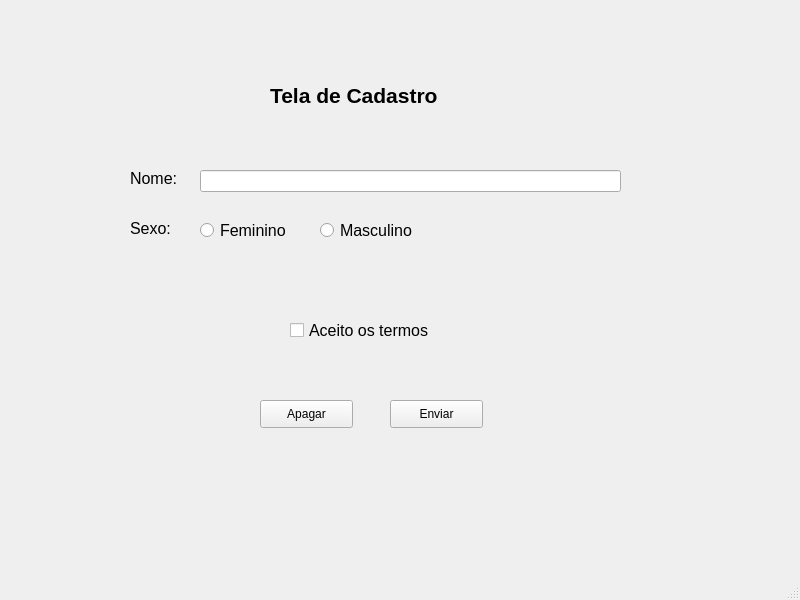
<?xml version="1.0" encoding="UTF-8"?>
<ui version="4.0">
 <class>MainWindow</class>
 <widget class="QMainWindow" name="MainWindow">
  <property name="geometry">
   <rect>
    <x>0</x>
    <y>0</y>
    <width>800</width>
    <height>600</height>
   </rect>
  </property>
  <property name="windowTitle">
   <string>MainWindow</string>
  </property>
  <widget class="QWidget" name="centralwidget">
   <widget class="QLabel" name="label">
    <property name="geometry">
     <rect>
      <x>270</x>
      <y>80</y>
      <width>231</width>
      <height>31</height>
     </rect>
    </property>
    <property name="font">
     <font>
      <pointsize>16</pointsize>
      <weight>75</weight>
      <bold>true</bold>
     </font>
    </property>
    <property name="text">
     <string>Tela de Cadastro</string>
    </property>
   </widget>
   <widget class="QLabel" name="label_2">
    <property name="geometry">
     <rect>
      <x>130</x>
      <y>170</y>
      <width>61</width>
      <height>16</height>
     </rect>
    </property>
    <property name="font">
     <font>
      <pointsize>12</pointsize>
     </font>
    </property>
    <property name="text">
     <string>Nome:</string>
    </property>
   </widget>
   <widget class="QLineEdit" name="lineEdit_nome">
    <property name="geometry">
     <rect>
      <x>200</x>
      <y>170</y>
      <width>421</width>
      <height>22</height>
     </rect>
    </property>
   </widget>
   <widget class="QLabel" name="label_3">
    <property name="geometry">
     <rect>
      <x>130</x>
      <y>220</y>
      <width>51</width>
      <height>16</height>
     </rect>
    </property>
    <property name="font">
     <font>
      <pointsize>12</pointsize>
     </font>
    </property>
    <property name="text">
     <string>Sexo:</string>
    </property>
   </widget>
   <widget class="QRadioButton" name="radioButton_fem">
    <property name="geometry">
     <rect>
      <x>200</x>
      <y>220</y>
      <width>111</width>
      <height>20</height>
     </rect>
    </property>
    <property name="font">
     <font>
      <pointsize>12</pointsize>
     </font>
    </property>
    <property name="text">
     <string>Feminino</string>
    </property>
   </widget>
   <widget class="QRadioButton" name="radioButton_masc">
    <property name="geometry">
     <rect>
      <x>320</x>
      <y>220</y>
      <width>121</width>
      <height>20</height>
     </rect>
    </property>
    <property name="font">
     <font>
      <pointsize>12</pointsize>
     </font>
    </property>
    <property name="text">
     <string>Masculino</string>
    </property>
   </widget>
   <widget class="QCheckBox" name="checkBox_termo">
    <property name="geometry">
     <rect>
      <x>290</x>
      <y>320</y>
      <width>181</width>
      <height>20</height>
     </rect>
    </property>
    <property name="font">
     <font>
      <pointsize>12</pointsize>
     </font>
    </property>
    <property name="text">
     <string>Aceito os termos</string>
    </property>
   </widget>
   <widget class="QPushButton" name="pushButton_apagar">
    <property name="geometry">
     <rect>
      <x>260</x>
      <y>400</y>
      <width>93</width>
      <height>28</height>
     </rect>
    </property>
    <property name="text">
     <string>Apagar</string>
    </property>
   </widget>
   <widget class="QPushButton" name="pushButton_enviar">
    <property name="geometry">
     <rect>
      <x>390</x>
      <y>400</y>
      <width>93</width>
      <height>28</height>
     </rect>
    </property>
    <property name="text">
     <string>Enviar</string>
    </property>
   </widget>
  </widget>
  <widget class="QMenuBar" name="menubar">
   <property name="geometry">
    <rect>
     <x>0</x>
     <y>0</y>
     <width>800</width>
     <height>26</height>
    </rect>
   </property>
  </widget>
  <widget class="QStatusBar" name="statusbar"/>
 </widget>
 <resources/>
 <connections/>
</ui>
